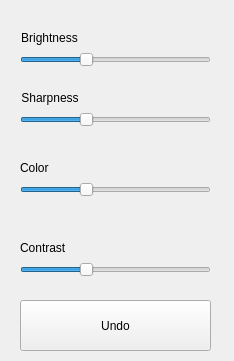
<?xml version="1.0" encoding="UTF-8"?>
<ui version="4.0">
 <class>EnhanceForm</class>
 <widget class="QWidget" name="EnhanceForm">
  <property name="geometry">
   <rect>
    <x>0</x>
    <y>0</y>
    <width>234</width>
    <height>361</height>
   </rect>
  </property>
  <property name="windowTitle">
   <string>Form</string>
  </property>
  <widget class="QPushButton" name="btnUndo">
   <property name="geometry">
    <rect>
     <x>20</x>
     <y>300</y>
     <width>191</width>
     <height>51</height>
    </rect>
   </property>
   <property name="text">
    <string>Undo</string>
   </property>
  </widget>
  <widget class="QLabel" name="label">
   <property name="geometry">
    <rect>
     <x>20</x>
     <y>30</y>
     <width>59</width>
     <height>16</height>
    </rect>
   </property>
   <property name="text">
    <string>Brightness</string>
   </property>
   <property name="alignment">
    <set>Qt::AlignCenter</set>
   </property>
  </widget>
  <widget class="QSlider" name="brightnessSlide">
   <property name="geometry">
    <rect>
     <x>20</x>
     <y>51</y>
     <width>191</width>
     <height>17</height>
    </rect>
   </property>
   <property name="sizePolicy">
    <sizepolicy hsizetype="Fixed" vsizetype="Fixed">
     <horstretch>0</horstretch>
     <verstretch>0</verstretch>
    </sizepolicy>
   </property>
   <property name="maximum">
    <number>30</number>
   </property>
   <property name="singleStep">
    <number>10</number>
   </property>
   <property name="value">
    <number>10</number>
   </property>
   <property name="tracking">
    <bool>true</bool>
   </property>
   <property name="orientation">
    <enum>Qt::Horizontal</enum>
   </property>
   <property name="invertedAppearance">
    <bool>false</bool>
   </property>
   <property name="invertedControls">
    <bool>false</bool>
   </property>
  </widget>
  <widget class="QLabel" name="label_2">
   <property name="geometry">
    <rect>
     <x>20</x>
     <y>90</y>
     <width>60</width>
     <height>16</height>
    </rect>
   </property>
   <property name="text">
    <string>Sharpness</string>
   </property>
   <property name="alignment">
    <set>Qt::AlignCenter</set>
   </property>
  </widget>
  <widget class="QSlider" name="sharpnessSlide">
   <property name="geometry">
    <rect>
     <x>20</x>
     <y>111</y>
     <width>191</width>
     <height>17</height>
    </rect>
   </property>
   <property name="sizePolicy">
    <sizepolicy hsizetype="Fixed" vsizetype="Fixed">
     <horstretch>0</horstretch>
     <verstretch>0</verstretch>
    </sizepolicy>
   </property>
   <property name="maximum">
    <number>30</number>
   </property>
   <property name="value">
    <number>10</number>
   </property>
   <property name="orientation">
    <enum>Qt::Horizontal</enum>
   </property>
  </widget>
  <widget class="QSlider" name="colorSlide">
   <property name="geometry">
    <rect>
     <x>20</x>
     <y>181</y>
     <width>191</width>
     <height>17</height>
    </rect>
   </property>
   <property name="sizePolicy">
    <sizepolicy hsizetype="Fixed" vsizetype="Fixed">
     <horstretch>0</horstretch>
     <verstretch>0</verstretch>
    </sizepolicy>
   </property>
   <property name="maximum">
    <number>30</number>
   </property>
   <property name="singleStep">
    <number>10</number>
   </property>
   <property name="value">
    <number>10</number>
   </property>
   <property name="orientation">
    <enum>Qt::Horizontal</enum>
   </property>
  </widget>
  <widget class="QLabel" name="label_3">
   <property name="geometry">
    <rect>
     <x>20</x>
     <y>160</y>
     <width>30</width>
     <height>16</height>
    </rect>
   </property>
   <property name="text">
    <string>Color</string>
   </property>
  </widget>
  <widget class="QSlider" name="contrastSlide">
   <property name="geometry">
    <rect>
     <x>20</x>
     <y>261</y>
     <width>191</width>
     <height>17</height>
    </rect>
   </property>
   <property name="sizePolicy">
    <sizepolicy hsizetype="Fixed" vsizetype="Fixed">
     <horstretch>0</horstretch>
     <verstretch>0</verstretch>
    </sizepolicy>
   </property>
   <property name="maximum">
    <number>30</number>
   </property>
   <property name="sliderPosition">
    <number>10</number>
   </property>
   <property name="orientation">
    <enum>Qt::Horizontal</enum>
   </property>
  </widget>
  <widget class="QLabel" name="label_4">
   <property name="geometry">
    <rect>
     <x>20</x>
     <y>240</y>
     <width>48</width>
     <height>16</height>
    </rect>
   </property>
   <property name="text">
    <string>Contrast</string>
   </property>
  </widget>
 </widget>
 <resources/>
 <connections/>
</ui>
